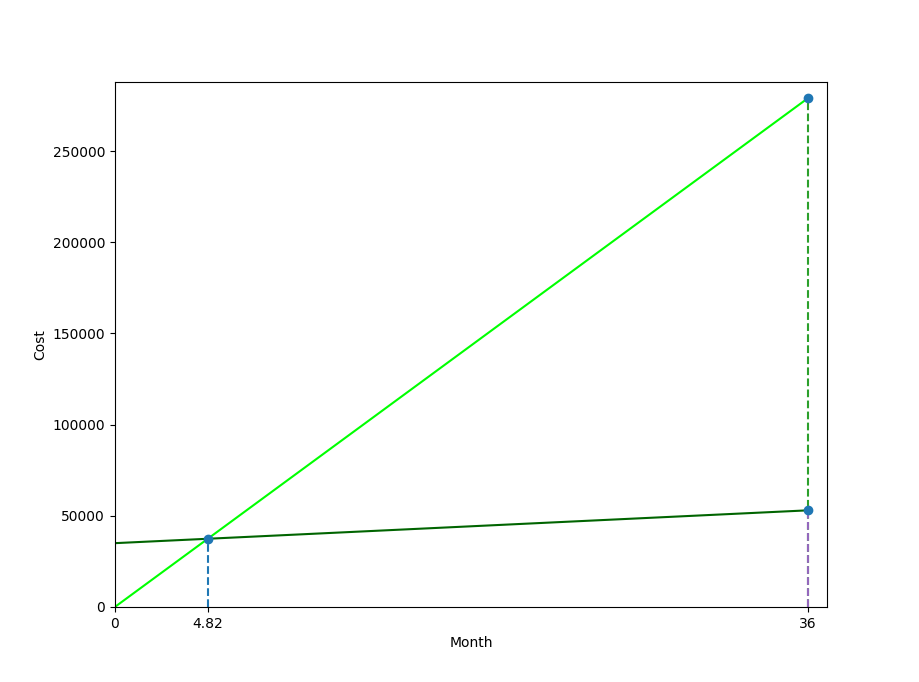

Write the Python code that produced this figure.
import numpy as np
import matplotlib.pyplot as plt
import math


t=np.linspace(0,36,37)
f1=np.multiply(t,7750)
plt.plot(t,f1,'lime')
f2=np.multiply(t,500)+35000
plt.plot(t,f2,'darkgreen')
plt.stem([140/29],[140*7750/29],basefmt='',linefmt='--')
plt.stem([36],[36*7750],basefmt='',linefmt='--')
plt.stem([36],[36*500+35000],basefmt='',linefmt='--')
axes = plt.gca()
axes.set_xlim([0,37])
axes.set_ylim([0,8000*36])
x_ticks = [0,140/29,36]#label of M-index
plt.ylabel("Cost")
plt.xlabel("Month")

plt.xticks(x_ticks,[0,4.82,36],fontsize=10)


plt.show()
